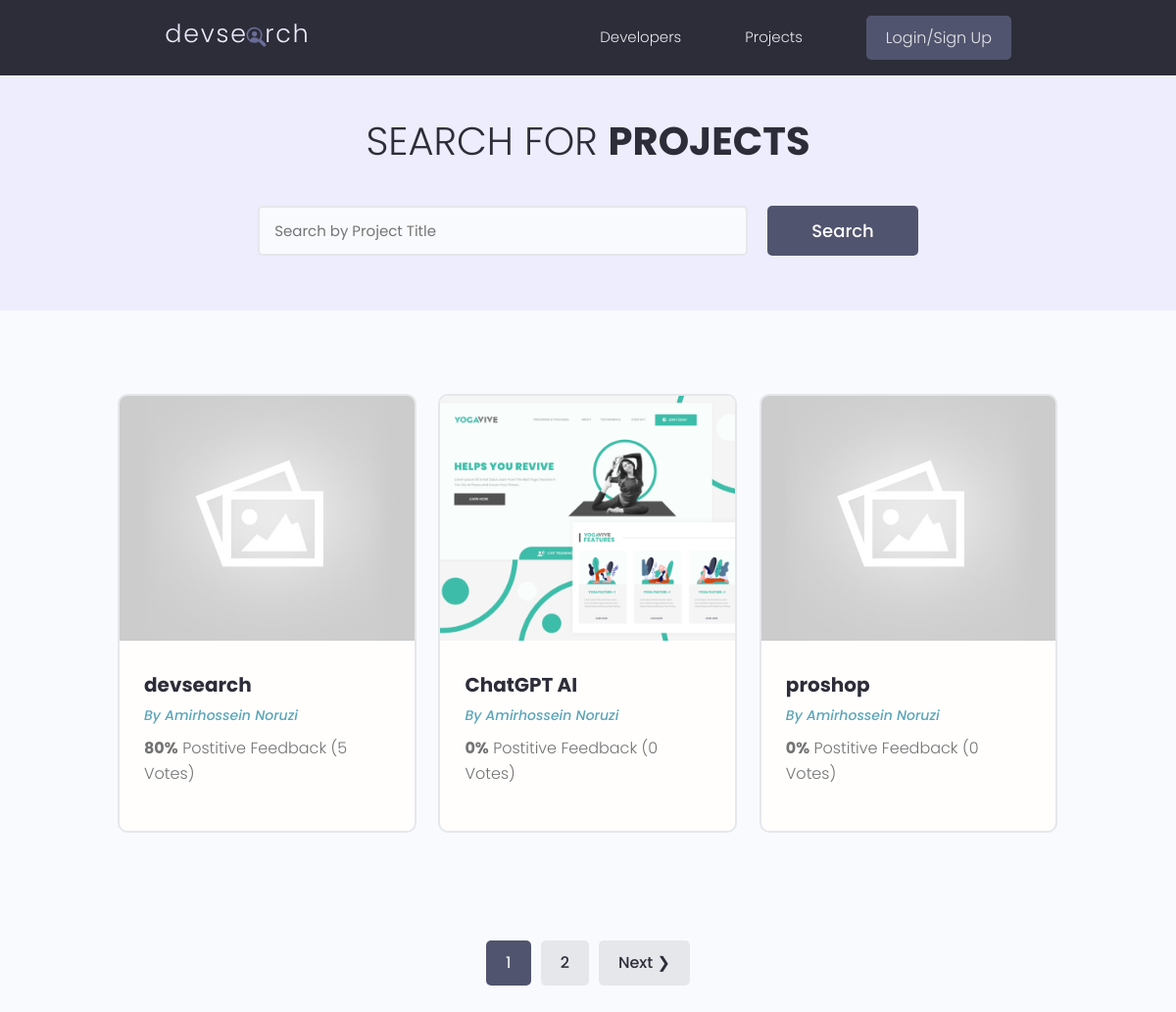
The app's page /projects/, older data.
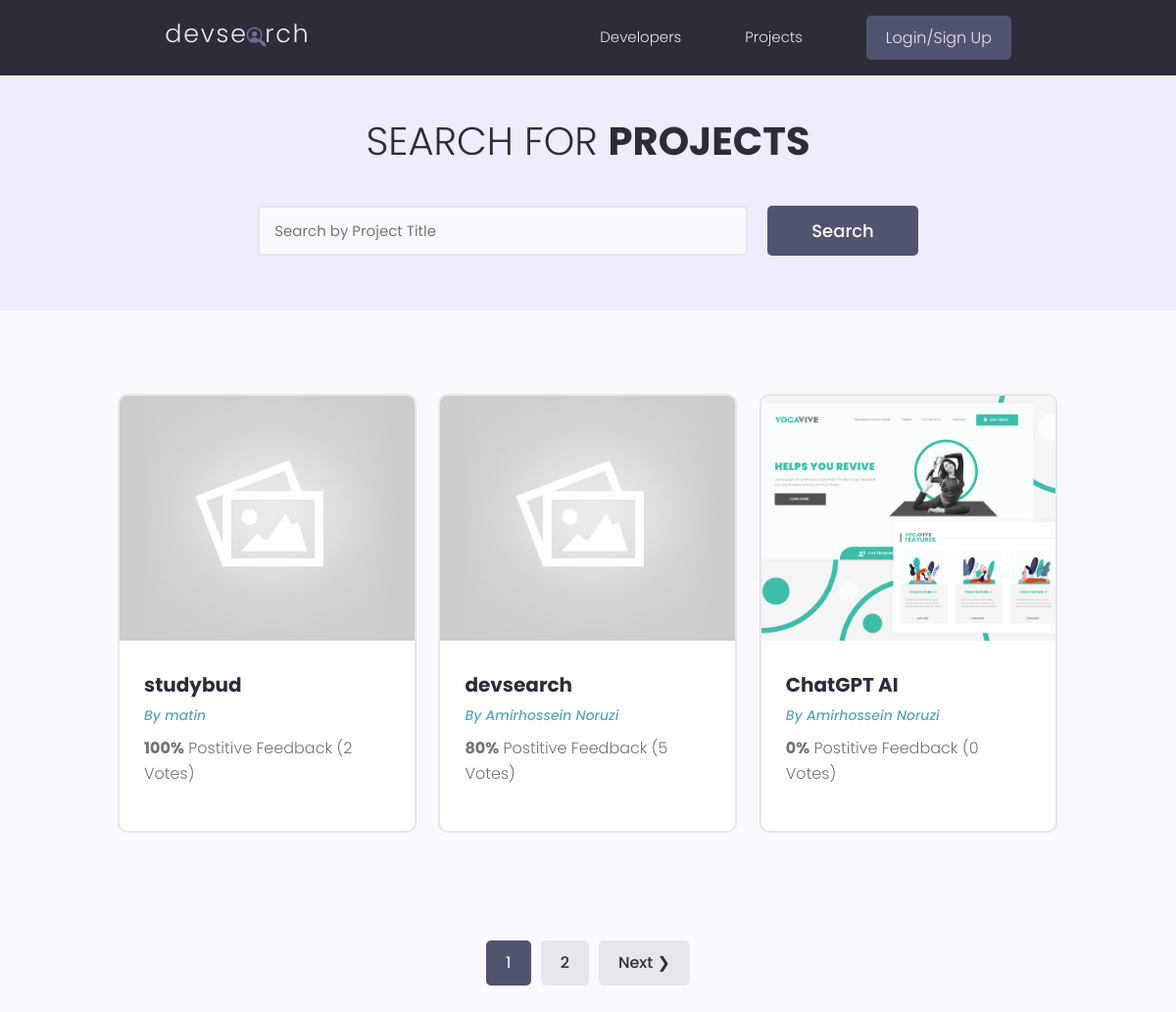
The same page, newer data.
### projects/models.py (models this page shows, shortened)
class Project(models.Model):
    owner = models.ForeignKey(Profile, null=True, blank=True, on_delete=models.CASCADE)
    title = models.CharField(max_length=50)
    description = models.TextField(null=True, blank=True)
    featured_image = models.ImageField(default='default.jpg', blank=True, null=True)
    tags = models.ManyToManyField("Tag", blank=True)
    demo_link = models.CharField(max_length=2000, null=True, blank=True)
    source_link = models.CharField(max_length=2000, null=True, blank=True)
    vote_total = models.IntegerField(default=0, null=True, blank=True)
    vote_ratio = models.IntegerField(default=0, null=True, blank=True)
    created = models.DateTimeField(auto_now_add=True)
    id = models.UUIDField(default=uuid.uuid4, primary_key=True, unique=True, editable=False)
    class Meta:
        ordering = ['-vote_ratio', 'vote_total', 'title']
    @property
    def imageUrl(self):
        try:
            url = self.featured_image.url
        except:
            url = ''
        return url

### users/models.py (models this page shows, shortened)
class Profile(models.Model):
    user = models.OneToOneField(User, on_delete=models.CASCADE, null=True, blank=True)
    name = models.CharField(max_length=200, null=True, blank=True)
    email = models.EmailField(max_length=500, null=True, blank=True)
    username = models.CharField(max_length=200, null=True, blank=True)
    location = models.CharField(max_length=200, null=True, blank=True)
    short_intro = models.CharField(max_length=200, null=True, blank=True)
    bio = models.TextField(null=True, blank=True)
    profile_image = models.ImageField(default='profiles/user-default.png', upload_to='profiles/', null=True, blank=True)
    social_github = models.CharField(max_length=200, null=True, blank=True)
    social_linkedin = models.CharField(max_length=200, null=True, blank=True)
    social_twitter = models.CharField(max_length=200, null=True, blank=True)
    social_website = models.CharField(max_length=200, null=True, blank=True)
    created = models.DateTimeField(auto_now_add=True)
    id = models.UUIDField(default=uuid.uuid4, primary_key=True, unique=True, editable=False)
    class Meta:
        ordering = ['created']

### projects/views.py (the view)
# urls.py: path('projects/', views.getProjects),
def projects(request):
    projects, search_query = searchProjects(request)
    custom_range, projects = paginateProjects(request, projects, 3)
    context = {
        'projects': projects,
        'search_query': search_query,
        'custom_range': custom_range
    }
    return render(request, 'projects/projects.html', context)

### projects/utils.py (called while the page is built)
def searchProjects(request):
    search_query = ''
    if request.GET.get('search_query'):
        search_query = request.GET.get('search_query')
    tags = Tag.objects.filter(name__icontains=search_query)
    projects = Project.objects.distinct().filter(
        Q(title__icontains=search_query) |
        Q(description__icontains=search_query) |
        Q(owner__name__icontains=search_query) |
        Q(tags__in=tags)
    )
    return projects, search_query

def paginateProjects(request, projects, results):
    page = request.GET.get('page')
    paginator = Paginator(projects, results)
    try:
        projects = paginator.page(page)
    except PageNotAnInteger:
        page = 1
        projects = paginator.page(page)
    except EmptyPage:
        page = paginator.num_pages
        projects = paginator.page(page)
    leftIndex = (int(page) - 4)
    if leftIndex < 1:
        leftIndex = 1
    rightIndex = (int(page) + 5)
    if rightIndex > paginator.num_pages:
        rightIndex = paginator.num_pages + 1
    custom_range = range(leftIndex, rightIndex)
    return custom_range, projects

### projects/templates/projects/projects.html (shortened to what this page needs)
{% extends 'base.html' %}
{% load static %}
{% block content %}
<main class="projects">
    <section class="hero-section text-center">
        <div class="container container--narrow">
        <div class="hero-section__box">
            <h2>Search for <span>Projects</span></h2>
        </div>
        <div class="hero-section__search">
            <form id='searchForm' class="form" action="{% url 'projects' %}" method="get">
            <div class="form__field">
                <input class="input input--text" id="formInput#search" type="text" name="search_query"
                placeholder="Search by Project Title" value='{{search_query}}' />
            </div>
            <input class="btn btn--sub btn--lg" type="submit" value="Search" />
            </form>
        </div>
        </div>
    </section>
    <section class="projectsList">
        <div class="container">
        <div class="grid grid--three">
            {% for project in projects %}
            <div class="column">
                <div class="card project">
                    <a href="{% url 'single-project' project.id %}" class="project">
                    <img class="project__thumbnail" src="{{project.imageUrl}}" alt="project thumbnail" />
                    <div class="card__body">
                        <h3 class="project__title">{{project.title}}</h3>
                        <p><a class="project__author" href="{% url 'single-profile' project.owner.id %}">By {{project.owner.name}}</a></p>
                        <p class="project--rating">
                        <span style="font-weight: bold;">{{project.vote_ratio}}%</span> Postitive
                        Feedback ({{project.vote_total}} Vote{{project.vote_total|pluralize:'s'}})
                        </p>
                    </div>
                    </a>
                </div>
            </div>
            {% endfor %}
        </div>
        </div>
    </section>
    {% include 'includes/pagination.html' with queryset=projects custom_range=custom_range %}
</main>
{% endblock content %}

Row changes from the older to the newer data that the page shows:
no longer on this page (row unchanged): Project: imageUrl (placeholder picture), title "proshop", owner.name "Amirhossein Noruzi", vote_ratio "0", vote_total "0"
now on this page (row edited): Project: imageUrl (placeholder picture), title "studybud", owner.name "matin", vote_ratio "100", vote_total "2"
